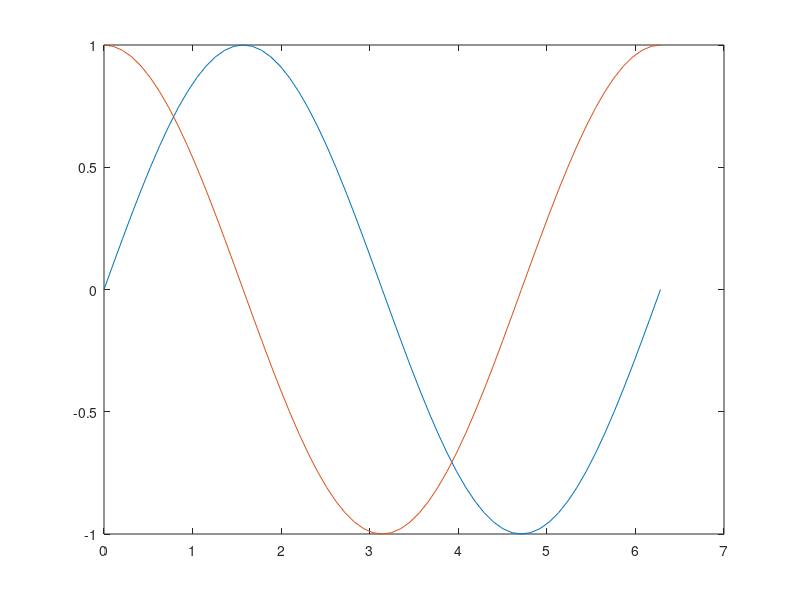

This figure's MATLAB source:
# question 1

matrix = zeros(2,4)
L = 1:2:21
Sum = sum(L)
A = [2 3 2 1 0 1]

# question 2

V1 = [3 4 5 6 7 8]
V2 = [1 2 3 4 5 6]
V3 = V1 + V2
V4 = V1 - V2
V5 = V1 .* V2
V6 = power(V1,2)
Mat33 = [1 2 3; 4 5 6; 7 8 9]
disp(Mat33(1,2))

# question 3

A = [5 3 1]
B = [1 3 5]
add = A + B
sub = A - B
mult = A .* B
div = A ./ B
power(A,2)
mat33 = [10 20 30; 40 50 60; 70 80 90]
disp(mat33(1,2))

# question 4

g=9.8
x0=0
y0=0
v0=50.75
theta=5*pi/12
t=0:0.1:10
x=x0+v0*cos(theta)*t
y=y0+v0*sin(theta)*t-0.5*g*t.^2
plot(x,y)

# question 5

x=0:pi/30:2*pi
# plot two graphs in one figure
plot(x,sin(x),x,cos(x))